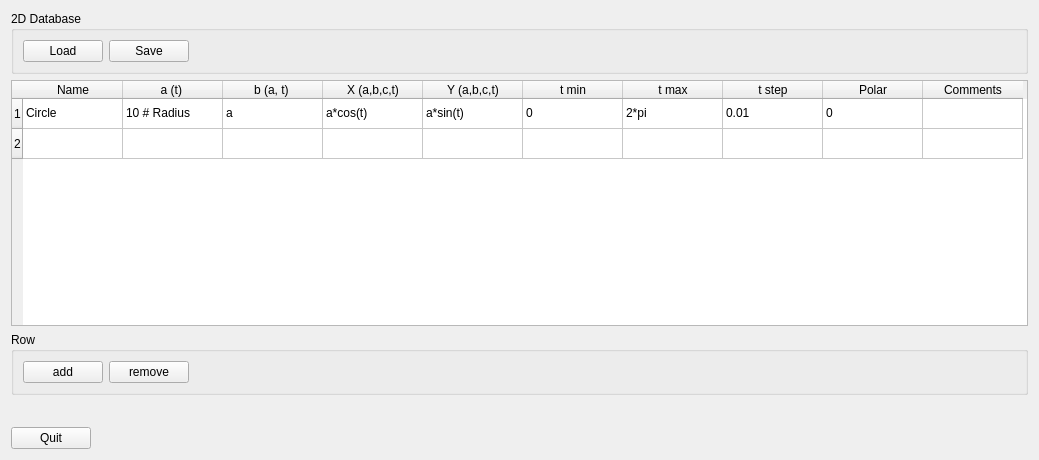
<?xml version="1.0" encoding="UTF-8"?>
<ui version="4.0">
 <class>Form</class>
 <widget class="QWidget" name="Form">
  <property name="geometry">
   <rect>
    <x>0</x>
    <y>0</y>
    <width>1039</width>
    <height>460</height>
   </rect>
  </property>
  <property name="windowTitle">
   <string>Form</string>
  </property>
  <layout class="QGridLayout" name="gridLayout_3">
   <item row="0" column="0">
    <widget class="QGroupBox" name="groupBox_2">
     <property name="title">
      <string>2D Database</string>
     </property>
     <layout class="QGridLayout" name="gridLayout">
      <item row="0" column="0">
       <layout class="QHBoxLayout" name="horizontalLayout">
        <item>
         <widget class="QPushButton" name="button_load">
          <property name="toolTip">
           <string>Click to load common and customs curves.</string>
          </property>
          <property name="text">
           <string>Load</string>
          </property>
         </widget>
        </item>
        <item>
         <widget class="QPushButton" name="button_save">
          <property name="toolTip">
           <string>This will save customs curves only in your HOME directory under &quot;Parametric2D.dat&quot;.</string>
          </property>
          <property name="text">
           <string>Save</string>
          </property>
         </widget>
        </item>
        <item>
         <spacer name="horizontalSpacer_2">
          <property name="orientation">
           <enum>Qt::Horizontal</enum>
          </property>
          <property name="sizeHint" stdset="0">
           <size>
            <width>40</width>
            <height>20</height>
           </size>
          </property>
         </spacer>
        </item>
       </layout>
      </item>
     </layout>
    </widget>
   </item>
   <item row="1" column="0">
    <widget class="QTableWidget" name="tableWidget">
     <row>
      <property name="text">
       <string>1</string>
      </property>
     </row>
     <row>
      <property name="text">
       <string>2</string>
      </property>
     </row>
     <column>
      <property name="text">
       <string>Name</string>
      </property>
     </column>
     <column>
      <property name="text">
       <string>a (t) </string>
      </property>
     </column>
     <column>
      <property name="text">
       <string>b (a, t) </string>
      </property>
     </column>
     <column>
      <property name="text">
       <string>X (a,b,c,t)</string>
      </property>
     </column>
     <column>
      <property name="text">
       <string>Y (a,b,c,t)</string>
      </property>
     </column>
     <column>
      <property name="text">
       <string>t min</string>
      </property>
     </column>
     <column>
      <property name="text">
       <string>t max</string>
      </property>
     </column>
     <column>
      <property name="text">
       <string>t step</string>
      </property>
     </column>
     <column>
      <property name="text">
       <string>Polar</string>
      </property>
     </column>
     <column>
      <property name="text">
       <string>Comments</string>
      </property>
     </column>
     <item row="0" column="0">
      <property name="text">
       <string>Circle</string>
      </property>
     </item>
     <item row="0" column="1">
      <property name="text">
       <string>10 # Radius</string>
      </property>
     </item>
     <item row="0" column="2">
      <property name="text">
       <string>a</string>
      </property>
     </item>
     <item row="0" column="3">
      <property name="text">
       <string>a*cos(t)</string>
      </property>
     </item>
     <item row="0" column="4">
      <property name="text">
       <string>a*sin(t)</string>
      </property>
     </item>
     <item row="0" column="5">
      <property name="text">
       <string>0</string>
      </property>
     </item>
     <item row="0" column="6">
      <property name="text">
       <string>2*pi</string>
      </property>
     </item>
     <item row="0" column="7">
      <property name="text">
       <string>0.01</string>
      </property>
     </item>
     <item row="0" column="8">
      <property name="text">
       <string>0</string>
      </property>
     </item>
    </widget>
   </item>
   <item row="2" column="0">
    <widget class="QGroupBox" name="groupBox">
     <property name="title">
      <string>Row</string>
     </property>
     <layout class="QGridLayout" name="gridLayout_2">
      <item row="0" column="0">
       <layout class="QHBoxLayout" name="horizontalLayout_2">
        <item>
         <widget class="QPushButton" name="button_addRow">
          <property name="toolTip">
           <string>Add a row into the table.</string>
          </property>
          <property name="text">
           <string>add</string>
          </property>
         </widget>
        </item>
        <item>
         <widget class="QPushButton" name="button_removeRow">
          <property name="toolTip">
           <string>Remove a row from the table.</string>
          </property>
          <property name="text">
           <string>remove</string>
          </property>
         </widget>
        </item>
        <item>
         <spacer name="horizontalSpacer_3">
          <property name="orientation">
           <enum>Qt::Horizontal</enum>
          </property>
          <property name="sizeHint" stdset="0">
           <size>
            <width>40</width>
            <height>20</height>
           </size>
          </property>
         </spacer>
        </item>
       </layout>
      </item>
     </layout>
    </widget>
   </item>
   <item row="3" column="0">
    <layout class="QHBoxLayout" name="horizontalLayout_4">
     <item>
      <widget class="QComboBox" name="comboBox_select">
       <property name="enabled">
        <bool>false</bool>
       </property>
       <property name="maximumSize">
        <size>
         <width>0</width>
         <height>0</height>
        </size>
       </property>
       <property name="frame">
        <bool>true</bool>
       </property>
       <property name="modelColumn">
        <number>1</number>
       </property>
      </widget>
     </item>
     <item>
      <spacer name="horizontalSpacer">
       <property name="orientation">
        <enum>Qt::Horizontal</enum>
       </property>
       <property name="sizeHint" stdset="0">
        <size>
         <width>40</width>
         <height>20</height>
        </size>
       </property>
      </spacer>
     </item>
    </layout>
   </item>
   <item row="4" column="0">
    <layout class="QHBoxLayout" name="horizontalLayout_3">
     <item>
      <widget class="QPushButton" name="button_quit">
       <property name="text">
        <string>Quit</string>
       </property>
      </widget>
     </item>
     <item>
      <spacer name="horizontalSpacer_4">
       <property name="orientation">
        <enum>Qt::Horizontal</enum>
       </property>
       <property name="sizeHint" stdset="0">
        <size>
         <width>40</width>
         <height>20</height>
        </size>
       </property>
      </spacer>
     </item>
    </layout>
   </item>
  </layout>
 </widget>
 <resources/>
 <connections/>
</ui>
